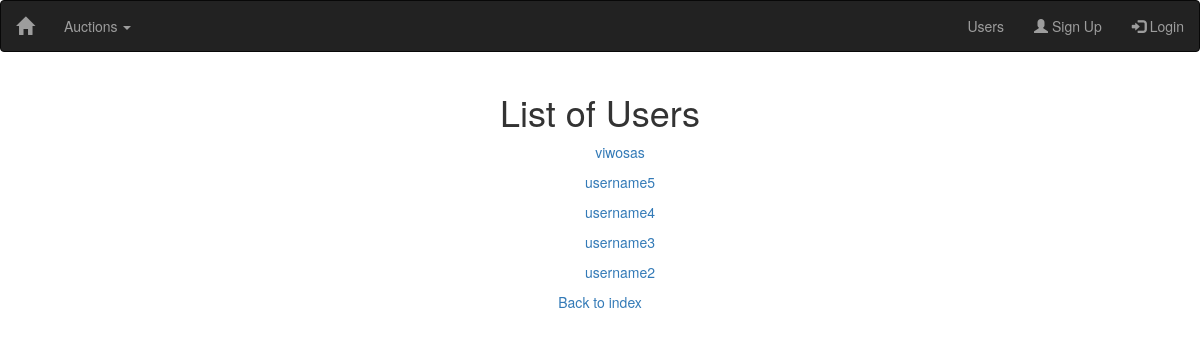
The page /getuser on the database as committed earlier.
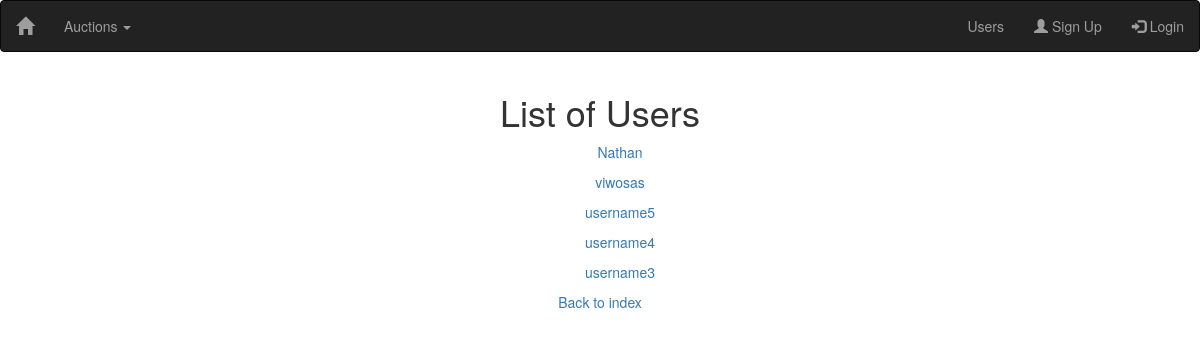
The same page on the database as committed later.
### auctionsiteapp/models.py (models this page shows)
class SiteUsers(models.Model):
    user = models.OneToOneField(User, on_delete=models.CASCADE)
    dateOfBirth = models.DateField()
    def __str__(self):
        return self.user.username

### auctionsiteapp/views.py (the view)
# urls.py: path('getuser', views.getUser, name="getuser"),
def getUser(request):
    users = SiteUsers.objects.order_by('-id')[:5]
    context = {
        'users': users,
    }
    return render(request, 'get_users.html', context)

### auctionsiteapp/templates/get_users.html
{% extends 'base.html' %}
{% block content %}
<div class="container">
  <div class="text-center">
    <h1>List of Users</h1>
    {% if users %}
      <ul>
        {% for user in users %}
          <p><a href="/get/moreinfojournalists/{{ user.id }}">{{ user }}</a></p>
        {% endfor %}
      </ul>
    {% else %}
      <p>No users are available.</p>
    {% endif %}
      <a href="/">Back to index</a>
  </div>
</div>
{% endblock %}

### auctionsiteapp/templates/base.html (shortened to what this page needs)
{% load staticfiles %}
<!DOCTYPE html>
<html lang="en">
  <head>
    <link rel="stylesheet" href="https://maxcdn.bootstrapcdn.com/bootstrap/3.4.0/css/bootstrap.min.css">
  </head>
  <body>
    <nav class="navbar navbar-inverse">
      <div class="container-fluid">
        <div class="navbar-header">
          <a class="navbar-brand" href="{% url 'auctionsiteapp:getitems' %}"><span class="glyphicon glyphicon-home"></span></a>
        </div>
        <ul class="nav navbar-nav navbar-left">
            <li class="dropdown">
                <a class="dropdown-toggle" data-toggle="dropdown" href="#">Auctions
                <span class="caret"></span></a>
            </li>
        </ul>
        <ul class="nav navbar-nav navbar-right">
            <li><a href="{% url 'auctionsiteapp:getuser' %}">Users</a></li>
          {% if user.is_authenticated %}
            <li><a href="{% url 'password_reset' %}">Reset Password</a></li>
            <li><a href="{% url 'auctionsiteapp:profile' %}">Account</a></li>
            <li><a href="{% url 'logout' %}"><span class="glyphicon glyphicon-log-out"></span> Logout</a></li>
          {% else %}
            <li><a href="{% url 'auctionsiteapp:signup' %}"><span class="glyphicon glyphicon-user"></span> Sign Up</a></li>
            <li><a href="{% url 'login' %}"><span class="glyphicon glyphicon-log-in"></span> Login</a></li>
          {% endif %}
        </ul>
      </div>
    </nav>
    <main>
      {% block content %}
      {% endblock %}
    </main>
  </body>
</html>

Rows that differ between the two databases and show on the page:
no longer on this page (row unchanged): SiteUsers: user.username "username2"
added SiteUsers: user.username "Nathan"
